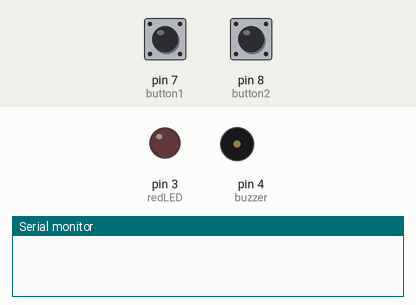
A program run on a simulated Arduino Uno, built with avr-gcc and run on an emulated ATmega328P. On the bench: output pins drawn as LEDs (lit = HIGH), buzzer (waves = sounding, pin HIGH), the last lines printed to the serial monitor. The inputs (shaded band) are chosen by the test bench; at power-on: pin 7 (button1) HIGH, pin 8 (button2) HIGH.

Above: at 1.2 s.
1.3 s: pin 7 (button1) pulled LOW for 1 s
At 3.6 s:
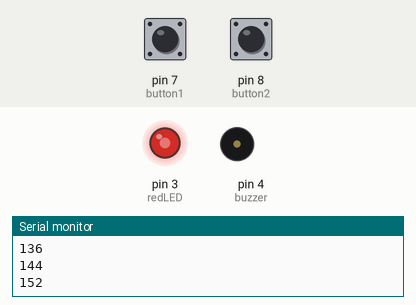
4.3 s: pin 8 (button2) pulled LOW for 3.2 s
At 5.7 s:
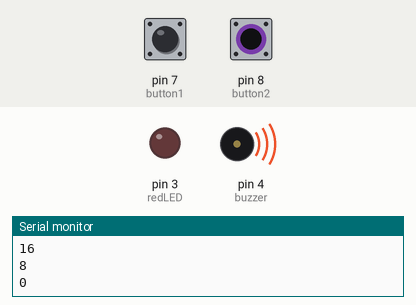
9.0 s: pin 7 (button1) pulled LOW for 3.2 s
At 13.1 s:
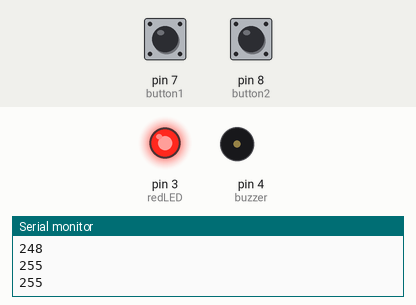
13.7 s: pin 8 (button2) pulled LOW for 3.2 s
At 15.7 s:
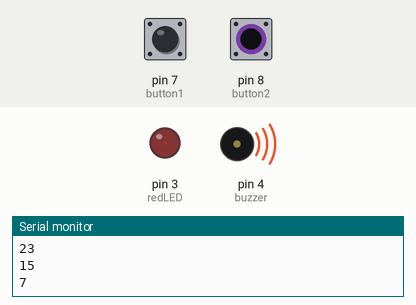
18.4 s: pin 7 (button1) pulled LOW for 0.15 s
At 18.9 s:
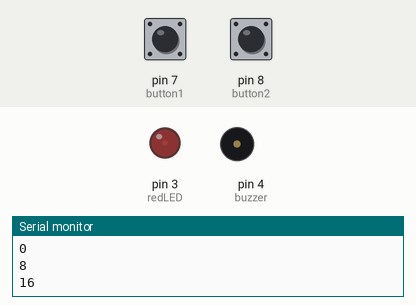
20.0 s: pin 8 (button2) pulled LOW for 1 s
At 21.6 s:
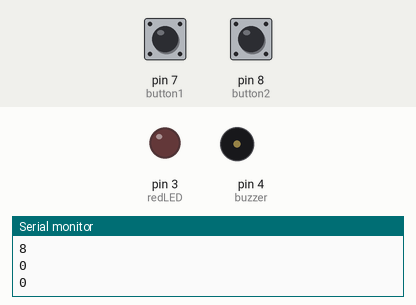
Timing chart, 0 to 23.1 s (numbered marks = the images above; inputs shaded):
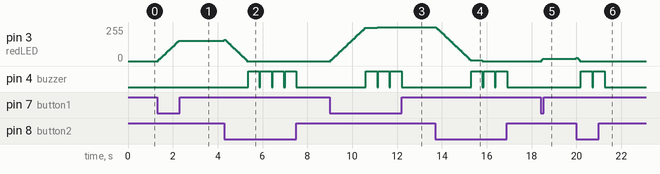

Measured:
- after the input at 1.3 s, pin 3 (redLED): moves from 0/255 to 152/255 over 0.90 s, starting after 0.05 s
- after the input at 4.3 s, pin 4 (buzzer): alternates HIGH for 0.50 s and LOW for 0.05 s, 8 changes in all, then stays LOW, starting after 1.1 s
- after the input at 9.0 s, pin 3 (redLED): moves from 0/255 to 255/255 over 2.1 s, starting after 0.05 s; pin 4 (buzzer): alternates HIGH for 0.50 s and LOW for 0.05 s, 6 changes in all, then stays LOW, starting after 1.6 s
- after the input at 13.7 s, pin 3 (redLED): moves from 255/255 to 0/255 over 2.1 s, starting after 0.05 s; pin 4 (buzzer): alternates HIGH for 0.50 s and LOW for 0.05 s, 6 changes in all, then stays LOW, starting after 1.6 s
- after the input at 18.4 s, pin 3 (redLED): 0/255 → 16/255 after 0.05 s
- after the input at 20.0 s, pin 3 (redLED): 16/255 → 0/255 at once; pin 4 (buzzer): alternates HIGH for 0.50 s and LOW for 0.05 s, 4 changes in all, then stays LOW, starting after 0.20 s

The program:

main.cpp
```cpp
#include <Arduino.h>

int button1=7;
int button2=8;
int button1val;
int button2val;
int redLED=3;
int brightness=0;
int brightnessSpeed=8;
int buzzer=4;
int buzzerDelay=500;
int dt=50;

void setup() {
  // put your setup code here, to run once:
Serial.begin(9600);
pinMode(button1,INPUT);
pinMode(button2,INPUT);
pinMode(redLED,OUTPUT);
pinMode(buzzer,OUTPUT);

}

void loop() {
  // put your main code here, to run repeatedly:

  button1val=digitalRead(button1);
  button2val=digitalRead(button2);


  if (button1val==0)
  {
   Serial.println(brightness);
   analogWrite(redLED,brightness);
   brightness=brightness+brightnessSpeed;
   delay(dt);

  }

   if (button2val==0)
  {
   Serial.println(brightness);
   analogWrite(redLED,brightness);
   brightness=brightness-brightnessSpeed;
   delay(dt);
  }

  if(brightness>255)
  {
    brightness=255;
    digitalWrite(buzzer,HIGH);
    delay(buzzerDelay);
    digitalWrite(buzzer,LOW);
  }
  if(brightness<0)
  {
    brightness=0;
    digitalWrite(buzzer,HIGH);
    delay(buzzerDelay);
    digitalWrite(buzzer,LOW);
  }

}
```
